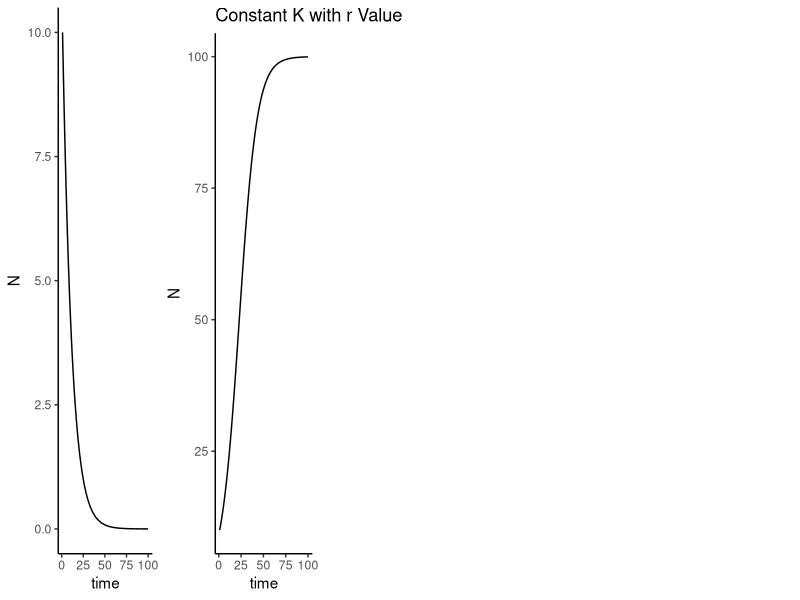
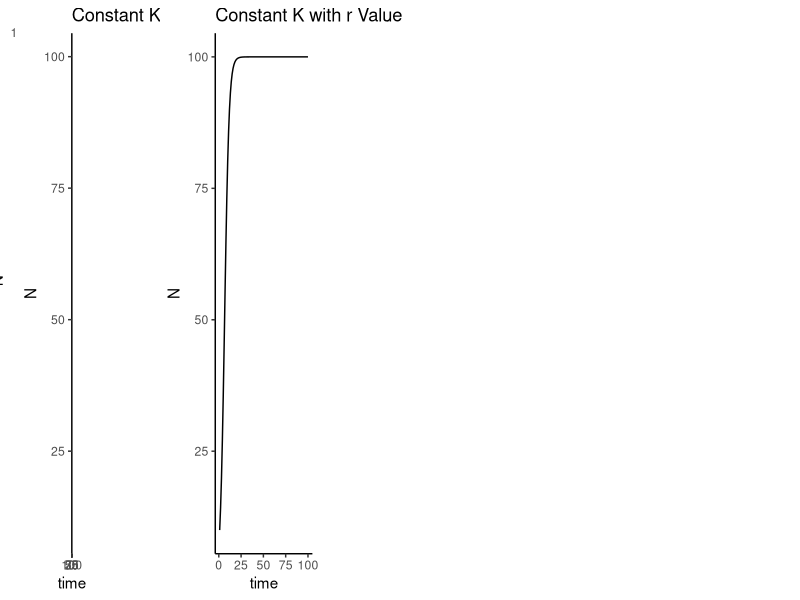
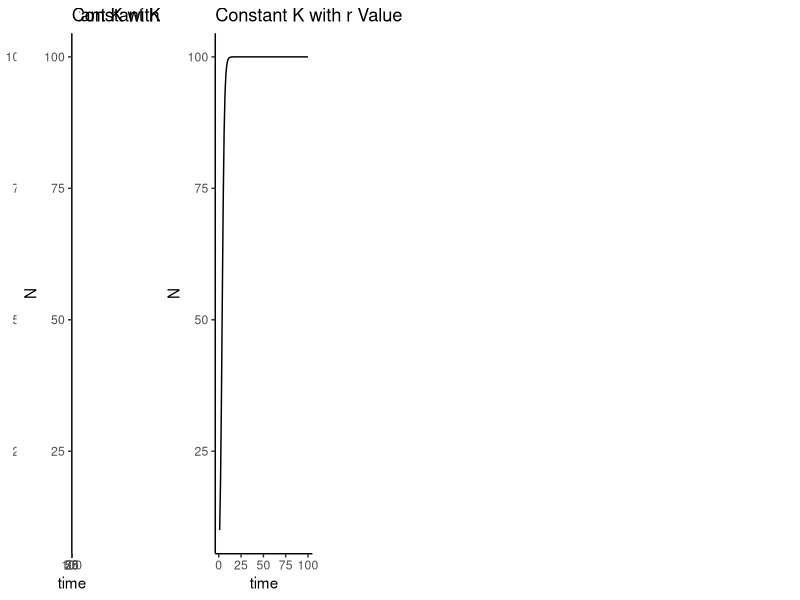
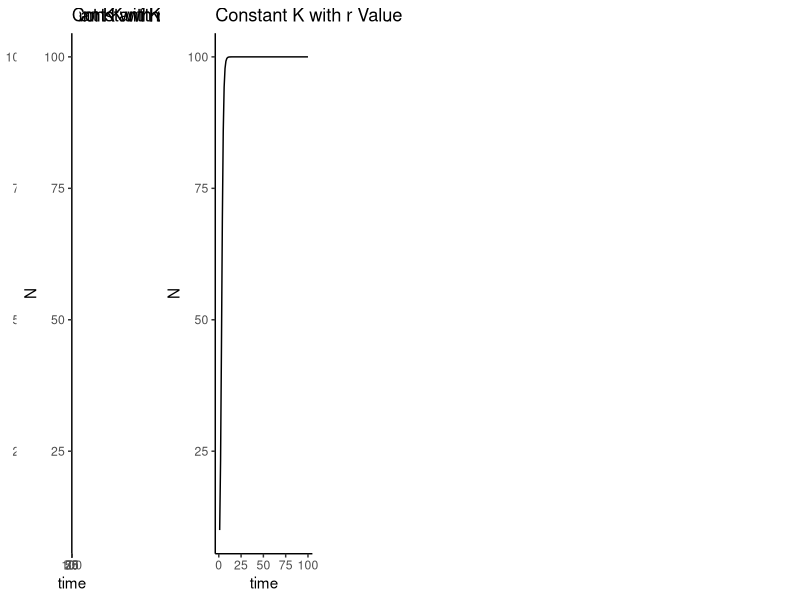

The R source for these figures, in order:
#mypath=file.path("C:", "cygwin64", "home", "Shane", "IBC2017ND", "Tutorial","tut10","Intro_Biocomp_ND_317_Tutotial10", "constant_Kgraphs", paste("rVal", rList[i], ".jpg", sep="_"))
#jpeg(file=mypath)
#mytitle=paste("Constant K with r Value ")



### Problem 1 ###

#Load Packages
library(deSolve)
library(ggplot2)
library(cowplot)
library(gridExtra)

#Custom function
popSim=function(t,y,p){
  N=y
  r=p[1]
  K=p[2]

dNdt=r*(1-N/K)*N

return(list(dNdt))
}

#Putting r values into a dataframe for subsequent looping
rVals=c(-0.1,0.1,0.4,0.8,1.0)
rList=array(data=rVals, dim=c(1,5))

#For loop generating plot
N0=10
K=100
times=1:100

#Creating initial plot
modelPopSim=ode(y=N0,times=times,func=popSim,parms=c(rList[1,1],K))
modelPopSimOutput=data.frame(time=modelPopSim[,1], N=modelPopSim[,2])

a=ggplot(modelPopSimOutput,aes(x=time,y=N))+geom_line()+theme_classic()

for (i in rList[1,2:5]){
  modelPopSim=ode(y=N0,times=times,func=popSim,parms=c(i,K))
  modelPopSimOutput=data.frame(time=modelPopSim[,1], N=modelPopSim[,2])
  
  b=ggplot(modelPopSimOutput,aes(x=time,y=N))+geom_line()+theme_classic()+labs(title=paste("Constant K with r Value "), rList[i], sep="_")
  a=grid.arrange(a,b,ncol=5)
}
